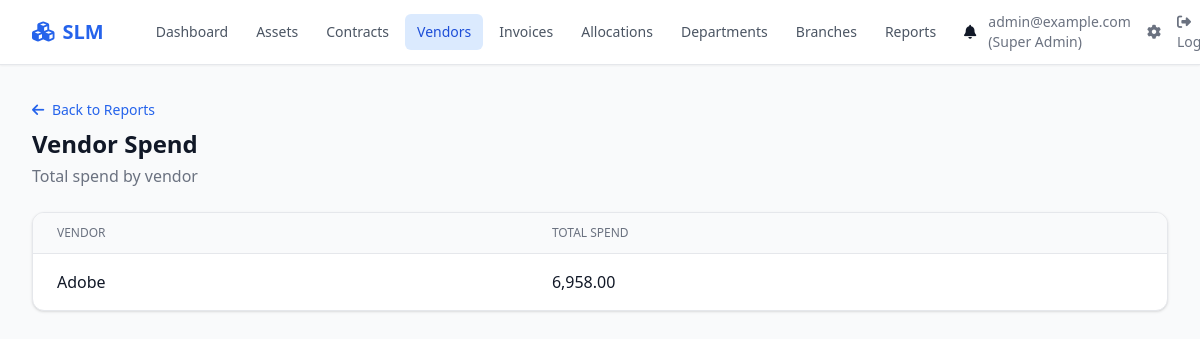
Screenshot of /reports/vendor-spend/ (signed in) with the database file from the repository.
### slm/models/user.py (models this page shows, shortened)
class User(AbstractUser):
    username = None
    email = models.EmailField("email address", unique=True)
    role = models.CharField(max_length=30, choices=ROLE_CHOICES, default="it_staff")
    department = models.ForeignKey(
        Department, on_delete=models.SET_NULL, null=True, blank=True, related_name="users"
    )
    branch = models.ForeignKey(
        Branch, on_delete=models.SET_NULL, null=True, blank=True, related_name="users"
    )
    phone = models.CharField(max_length=30, blank=True)
    is_verified = models.BooleanField(default=False)
    created_at = models.DateTimeField(auto_now_add=True)
    updated_at = models.DateTimeField(auto_now=True)
    USERNAME_FIELD = "email"
    REQUIRED_FIELDS = ["first_name", "last_name"]
    objects = UserManager()
    class Meta:
        ordering = ["email"]
    @property
    def can_edit_finance(self):
        return self.role in ("super_admin", "finance_manager", "accounts_officer")
    @property
    def can_edit_assets(self):
        return self.role in ("super_admin", "it_manager", "it_staff")

### slm/models/vendor.py (models this page shows, shortened)
class Vendor(models.Model):
    company_name = models.CharField(max_length=300)
    contact_person = models.CharField(max_length=200, blank=True)
    email = models.EmailField(blank=True)
    phone = models.CharField(max_length=50, blank=True)
    rating = models.DecimalField(max_digits=3, decimal_places=2, null=True, blank=True)  # e.g. 1-5
    address = models.TextField(blank=True)
    is_active = models.BooleanField(default=True)
    created_at = models.DateTimeField(auto_now_add=True)
    updated_at = models.DateTimeField(auto_now=True)
    class Meta:
        ordering = ["company_name"]

### slm/views.py (the view)
# urls.py: path("vendor-spend/", report_views.ReportVendorSpendView.as_view(), name="report-vendor-spend"),
class ReportVendorSpendView(LoginRequiredMixin, TemplateView):
    template_name = "slm/report_vendor_spend.html"
    def get_context_data(self, **kwargs):
        ctx = super().get_context_data(**kwargs)
        from django.db.models import Sum
        spend = Invoice.objects.values("vendor").annotate(total=Sum("total")).order_by("-total")
        vendor_ids = [s["vendor"] for s in spend if s["vendor"]]
        vendors = {v.id: v for v in Vendor.objects.filter(id__in=vendor_ids)}
        ctx["rows"] = [
            {"vendor": vendors.get(s["vendor"]), "total": s["total"]} for s in spend
        ]
        return ctx

### templates/slm/report_vendor_spend.html (shortened to what this page needs)
{% extends "base.html" %}
{% load humanize %}
{% block content %}
<div class="mb-6">
    <a href="{% url 'slm:reports' %}" class="text-primary-600 dark:text-primary-400 text-sm font-medium mb-2 inline-block"><i class="fas fa-arrow-left mr-1"></i> Back to Reports</a>
    <h1 class="text-2xl font-bold text-gray-900 dark:text-white">Vendor Spend</h1>
    <p class="text-gray-500 dark:text-gray-400 mt-1">Total spend by vendor</p>
</div>
<div class="bg-white dark:bg-gray-800 rounded-xl shadow border border-gray-200 dark:border-gray-700 overflow-hidden">
    <div class="overflow-x-auto">
        <table class="min-w-full divide-y divide-gray-200 dark:divide-gray-700">
            <thead class="bg-gray-50 dark:bg-gray-700/50">
                <tr>
                    <th class="px-6 py-3 text-left text-xs font-medium text-gray-500 dark:text-gray-400 uppercase">Vendor</th>
                    <th class="px-6 py-3 text-left text-xs font-medium text-gray-500 dark:text-gray-400 uppercase">Total Spend</th>
                </tr>
            </thead>
            <tbody class="divide-y divide-gray-200 dark:divide-gray-700">
                {% for row in rows %}
                <tr class="table-row-hover">
                    <td class="px-6 py-4 font-medium">{{ row.vendor.company_name|default:"—" }}</td>
                    <td class="px-6 py-4">{{ row.total|floatformat:2|intcomma }}</td>
                </tr>
                {% empty %}
                <tr><td colspan="2" class="px-6 py-8 text-center text-gray-500 dark:text-gray-400">No data.</td></tr>
                {% endfor %}
            </tbody>
        </table>
    </div>
</div>
{% endblock %}

### templates/base.html (shortened to what this page needs)
<!DOCTYPE html>
<html lang="en" class="{% if dark_mode %}dark{% endif %}">
<head>
    <script src="https://cdn.tailwindcss.com"></script>
    <link rel="stylesheet" href="https://cdnjs.cloudflare.com/ajax/libs/font-awesome/6.4.0/css/all.min.css">
</head>
<body class="bg-gray-50 dark:bg-gray-900 text-gray-900 dark:text-gray-100 min-h-screen">
    <nav class="bg-white dark:bg-gray-800 border-b border-gray-200 dark:border-gray-700 shadow-sm">
        <div class="max-w-7xl mx-auto px-4 sm:px-6 lg:px-8">
            <div class="flex justify-between h-16">
                <div class="flex items-center">
                    <a href="{% url 'slm:dashboard' %}" class="flex items-center gap-2 text-xl font-semibold text-primary-600 dark:text-primary-400">
                        <i class="fas fa-cubes"></i>
                        <span>SLM</span>
                    </a>
                    <div class="hidden md:flex ml-10 gap-1">
                        <a href="{% url 'slm:dashboard' %}" class="px-3 py-2 rounded-md text-sm font-medium {% if request.resolver_match.url_name == 'dashboard' %}bg-primary-100 dark:bg-primary-900/30 text-primary-700 dark:text-primary-300{% else %}text-gray-600 dark:text-gray-300 hover:bg-gray-100 dark:hover:bg-gray-700{% endif %}">Dashboard</a>
                        <a href="{% url 'slm:asset_list' %}" class="px-3 py-2 rounded-md text-sm font-medium {% if 'asset' in request.resolver_match.url_name %}bg-primary-100 dark:bg-primary-900/30 text-primary-700 dark:text-primary-300{% else %}text-gray-600 dark:text-gray-300 hover:bg-gray-100 dark:hover:bg-gray-700{% endif %}">Assets</a>
                        <a href="{% url 'slm:contract_list' %}" class="px-3 py-2 rounded-md text-sm font-medium {% if 'contract' in request.resolver_match.url_name %}bg-primary-100 dark:bg-primary-900/30 text-primary-700 dark:text-primary-300{% else %}text-gray-600 dark:text-gray-300 hover:bg-gray-100 dark:hover:bg-gray-700{% endif %}">Contracts</a>
                        <a href="{% url 'slm:vendor_list' %}" class="px-3 py-2 rounded-md text-sm font-medium {% if 'vendor' in request.resolver_match.url_name %}bg-primary-100 dark:bg-primary-900/30 text-primary-700 dark:text-primary-300{% else %}text-gray-600 dark:text-gray-300 hover:bg-gray-100 dark:hover:bg-gray-700{% endif %}">Vendors</a>
                        <a href="{% url 'slm:invoice_list' %}" class="px-3 py-2 rounded-md text-sm font-medium {% if 'invoice' in request.resolver_match.url_name %}bg-primary-100 dark:bg-primary-900/30 text-primary-700 dark:text-primary-300{% else %}text-gray-600 dark:text-gray-300 hover:bg-gray-100 dark:hover:bg-gray-700{% endif %}">Invoices</a>
                        <a href="{% url 'slm:allocation_list' %}" class="px-3 py-2 rounded-md text-sm font-medium {% if 'allocation' in request.resolver_match.url_name %}bg-primary-100 dark:bg-primary-900/30 text-primary-700 dark:text-primary-300{% else %}text-gray-600 dark:text-gray-300 hover:bg-gray-100 dark:hover:bg-gray-700{% endif %}">Allocations</a>
                        <a href="{% url 'slm:department_list' %}" class="px-3 py-2 rounded-md text-sm font-medium {% if 'department' in request.resolver_match.url_name %}bg-primary-100 dark:bg-primary-900/30 text-primary-700 dark:text-primary-300{% else %}text-gray-600 dark:text-gray-300 hover:bg-gray-100 dark:hover:bg-gray-700{% endif %}">Departments</a>
                        <a href="{% url 'slm:branch_list' %}" class="px-3 py-2 rounded-md text-sm font-medium {% if 'branch' in request.resolver_match.url_name %}bg-primary-100 dark:bg-primary-900/30 text-primary-700 dark:text-primary-300{% else %}text-gray-600 dark:text-gray-300 hover:bg-gray-100 dark:hover:bg-gray-700{% endif %}">Branches</a>
                        <a href="{% url 'slm:reports' %}" class="px-3 py-2 rounded-md text-sm font-medium {% if 'reports' in request.resolver_match.url_name %}bg-primary-100 dark:bg-primary-900/30 text-primary-700 dark:text-primary-300{% else %}text-gray-600 dark:text-gray-300 hover:bg-gray-100 dark:hover:bg-gray-700{% endif %}">Reports</a>
                        <a href="{% url 'slm:notification_list' %}" class="px-3 py-2 rounded-md text-sm font-medium relative">
                            <i class="fas fa-bell"></i>
                        </a>
                    </div>
                </div>
                <div class="flex items-center gap-4">
                    {% if user.is_authenticated %}
                    <span class="text-sm text-gray-500 dark:text-gray-400">{{ user.email }} ({{ user.get_role_display }})</span>
                    <a href="{% url 'admin:index' %}" class="text-sm text-gray-500 hover:text-primary-600"><i class="fas fa-cog"></i></a>
                    <a href="{% url 'logout' %}" class="text-sm text-gray-500 hover:text-red-600"><i class="fas fa-sign-out-alt"></i> Logout</a>
                    {% else %}
                    <a href="{% url 'login' %}" class="text-sm text-primary-600 dark:text-primary-400 font-medium">Sign in</a>
                    {% endif %}
                </div>
            </div>
        </div>
    </nav>
    <main class="max-w-7xl mx-auto px-4 sm:px-6 lg:px-8 py-8">
        {% block content %}{% endblock %}
    </main>
</body>
</html>

### rows the page displays
User: email "admin@example.com", role "Super Admin"
Vendor: vendor.company_name "Adobe", total "6,958.00"
